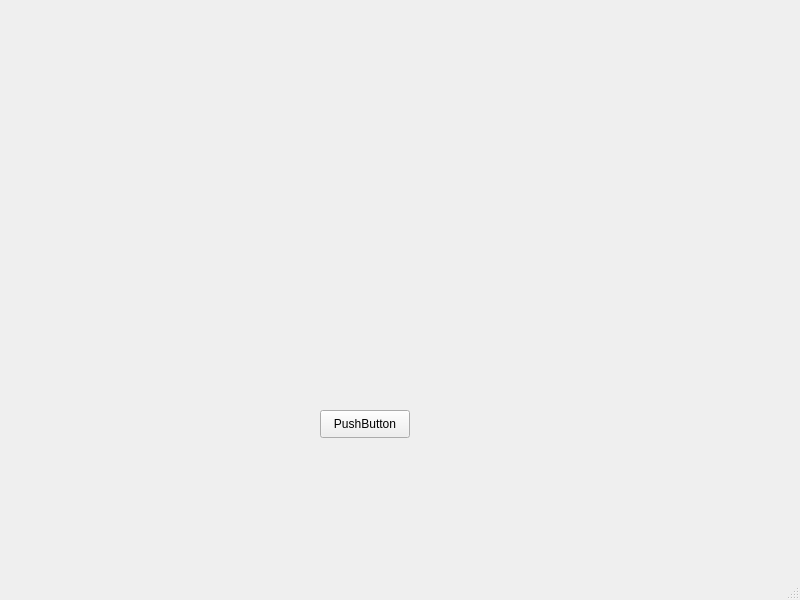
<?xml version="1.0" encoding="UTF-8"?>
<ui version="4.0">
 <class>MainWindow</class>
 <widget class="QMainWindow" name="MainWindow">
  <property name="geometry">
   <rect>
    <x>0</x>
    <y>0</y>
    <width>800</width>
    <height>600</height>
   </rect>
  </property>
  <property name="windowTitle">
   <string>MainWindow</string>
  </property>
  <widget class="QWidget" name="centralwidget">
   <widget class="QPushButton" name="pushButton">
    <property name="geometry">
     <rect>
      <x>320</x>
      <y>410</y>
      <width>90</width>
      <height>28</height>
     </rect>
    </property>
    <property name="text">
     <string>PushButton</string>
    </property>
   </widget>
  </widget>
  <widget class="QMenuBar" name="menubar">
   <property name="geometry">
    <rect>
     <x>0</x>
     <y>0</y>
     <width>800</width>
     <height>22</height>
    </rect>
   </property>
  </widget>
  <widget class="QStatusBar" name="statusbar"/>
 </widget>
 <resources/>
 <connections/>
</ui>
